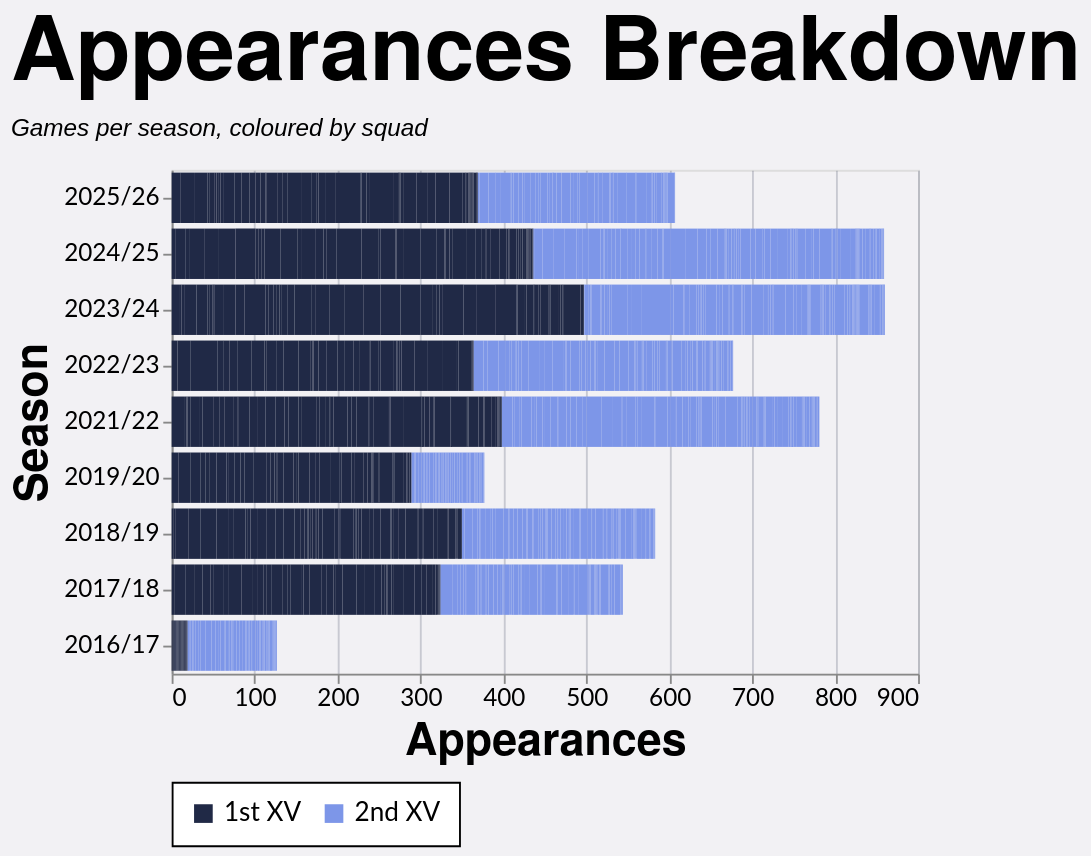

Write a Vega-Lite specification for this figure.
### Vega-Lite specification from a JSON file in a GitHub repository (floating-point values rounded to 4 significant figures; data arrays with more than 128 entries replaced by an {"elided": "..."} marker saying what was removed)
{"config": {"axis": {"labelFont": "Lato, sans-serif", "titleFont": "PT Sans Narrow, Helvetica Neue, Helvetica, Arial, sans-serif", "labelFontSize": 13, "titleFontSize": 24, "gridColor": "#202947", "gridOpacity": 0.2}, "header": {"labelFont": "PT Sans Narrow, Helvetica Neue, Helvetica, Arial, sans-serif", "titleFont": "PT Sans Narrow, Helvetica Neue, Helvetica, Arial, sans-serif", "labelFontSize": 24, "titleFontSize": 28, "labelFontWeight": "bold", "orient": "left"}, "legend": {"labelFont": "Lato, sans-serif", "titleFont": "PT Sans Narrow, Helvetica Neue, Helvetica, Arial, sans-serif", "labelFontSize": 14, "titleFontSize": 16, "titlePadding": 5, "fillColor": "white", "strokeColor": "black", "padding": 10, "titleFontWeight": "lighter", "titleFontStyle": "italic", "titleColor": "gray", "offset": 10}, "title": {"font": "PT Sans Narrow, Helvetica Neue, Helvetica, Arial, sans-serif", "fontSize": 48, "fontWeight": "bold", "anchor": "start", "align": "center", "titlePadding": 20, "subtitlePadding": 10, "subtitleFontSize": 13, "subtitleColor": "", "subtitleFontStyle": "italic", "offset": 15, "color": "black"}, "axisX": {"labelAngle": 0}, "facet": {"title": null, "header": null, "align": {"row": "each", "column": "each"}}, "resolve": {"scale": {"y": "independent", "facet": "independent"}}, "background": "#f2f1f4"}, "data": {"name": "data-3798b820abb13bb774318749a9b85149"}, "mark": {"type": "bar"}, "encoding": {"color": {"field": "color_value", "legend": {"orient": "bottom", "title": null}, "scale": {"range": ["#202946", "#7d96e8", "#99151520"]}, "sort": ["1st XV", "2nd XV", "Unknown"], "type": "nominal"}, "tooltip": [{"field": "player", "title": "Player", "type": "nominal"}, {"field": "season", "title": "Season", "type": "nominal"}, {"field": "color_value", "title": "Group", "type": "nominal"}, {"aggregate": "sum", "field": "apps", "title": "Appearances", "type": "quantitative"}], "x": {"aggregate": "sum", "field": "apps", "title": "Appearances", "type": "quantitative"}, "y": {"field": "season", "sort": {"field": "season_sort", "op": "max", "order": "descending"}, "title": "Season", "type": "nominal"}}, "height": {"step": 30}, "title": {"text": "Appearances Breakdown", "subtitle": "Games per season, coloured by squad"}, "width": 400, "$schema": "https://vega.github.io/schema/vega-lite/v5.20.1.json", "datasets": {"data-3798b820abb13bb774318749a9b85149": {"elided": "2518 records"}}}
